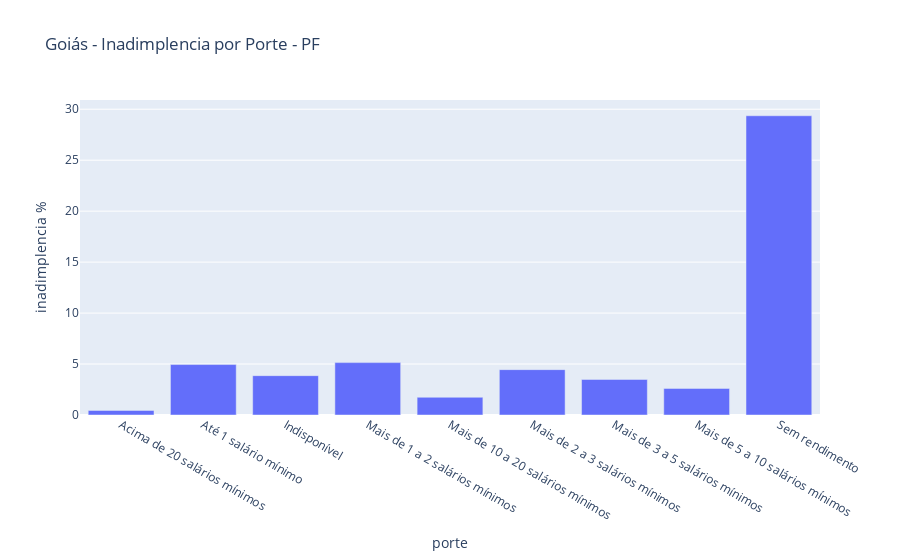

Notebook cell for this chart:
### Code cell
cols=['porte', 'carteira_ativa', 'carteira_inadimplida_arrastada']
df1 = df_go.query('cliente=="PF"').loc[:, cols].groupby('porte').sum().reset_index()
df1['inadimplencia %']= round(df1['carteira_inadimplida_arrastada']*100/df1['carteira_ativa'],2)
fig = px.bar(df1, x='porte', y='inadimplencia %',title=" Goiás - Inadimplencia por Porte - PF")
fig

### Figure 1 — Plotly figure (JSON) as saved in the notebook; plotly's stock layout.template omitted (floating-point values rounded to 4 significant figures)
{"data": [{"alignmentgroup": "True", "hovertemplate": "porte=%{x}<br>inadimplencia %=%{y}<extra></extra>", "legendgroup": "", "marker": {"color": "#636efa", "pattern": {"shape": ""}}, "name": "", "offsetgroup": "", "orientation": "v", "showlegend": false, "textposition": "auto", "type": "bar", "x": ["Acima de 20 salários mínimos", "Até 1 salário mínimo", "Indisponível", "Mais de 1 a 2 salários mínimos", "Mais de 10 a 20 salários mínimos", "Mais de 2 a 3 salários mínimos", "Mais de 3 a 5 salários mínimos", "Mais de 5 a 10 salários mínimos", "Sem rendimento"], "xaxis": "x", "y": [0.45, 4.95, 3.86, 5.14, 1.74, 4.45, 3.49, 2.61, 29.36], "yaxis": "y"}], "layout": {"barmode": "relative", "legend": {"tracegroupgap": 0}, "title": {"text": " Goiás - Inadimplencia por Porte - PF"}, "xaxis": {"anchor": "y", "domain": [0, 1], "title": {"text": "porte"}}, "yaxis": {"anchor": "x", "domain": [0, 1], "title": {"text": "inadimplencia %"}}}}
